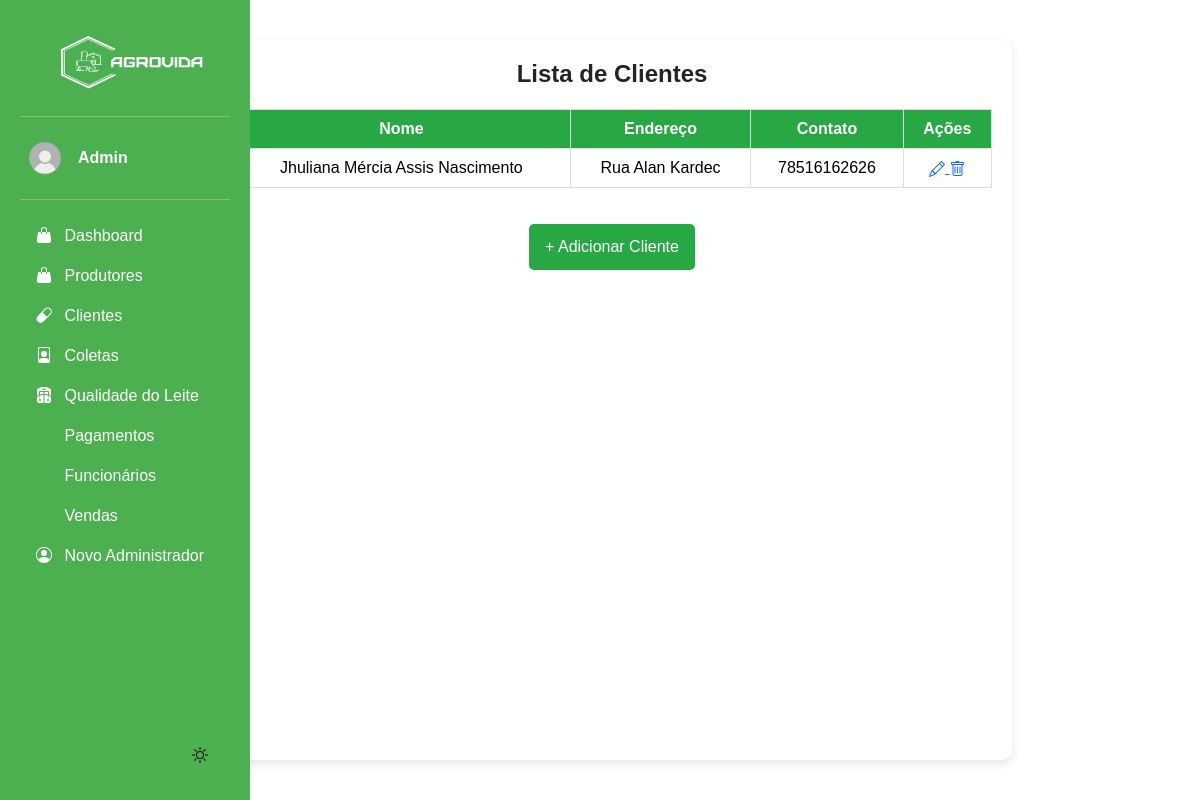
Screenshot of /listar_cliente/ (signed in) with the database file from the repository.
### app/models.py (models this page shows, shortened)
class Cliente(models.Model):
    nome = models.CharField(max_length=100)
    endereco = models.CharField(max_length=255)
    contato = models.CharField(max_length=20)

### app/views.py (the view)
# urls.py: path("listar_cliente/", views.listar_cliente, name="listar_cliente"),
@login_required(login_url='login_index')
def listar_cliente(request):
    clientes = Cliente.objects.all()
    return render(request, 'app/listar_cliente.html', {'clientes': clientes})

### app/templates/app/listar_cliente.html
{% extends "base.html" %}
{% load static %}
{% block content %}
  <div class="container">
      <h2 class="title">Lista de Clientes</h2>
      {% if clientes %}
        <table class="table">
          <thead>
            <tr>
              <th>Nome</th>
              <th>Endereço</th>
              <th>Contato</th>
              <th>Ações</th>
            </tr>
          </thead>
          <tbody>
            {% for cliente in clientes %}
                <tr>
                    <td>{{ cliente.nome }}</td>
                    <td>{{ cliente.endereco }}</td>
                    <td>{{ cliente.contato }}</td>
                    <td>
                      <a href="{% url 'editar_cliente' cliente.id %}">
                        <i class="bi bi-pencil"></i>
                      </a>
                      <a href="{% url 'excluir_cliente' cliente.id %}" onclick="return confirm('Tem certeza que deseja excluir?')">
                        <i class="bi bi-trash"></i>
                      </a>
                    </td>
                </tr>
            {% endfor %}
          </tbody>
        </table>
      {% else %}
        <p class="no-products">Nenhum cliente cadastrado ainda.</p>
      {% endif %}
      <a href="{% url 'cadastrar_cliente' %}" class="btn btn-add">+ Adicionar Cliente</a>
  </div>
{% endblock %}

### base/templates/modulos/sidebar.html (shortened to what this page needs)
{% load static %}
<body>
    <div class="sidebar">
        <img src="{% static 'img/logo.png' %}" alt="Logo" width="200" height="80" class="logo">
        <hr>
            <div class="dropdown">
                <a href="#" class="d-flex align-items-center text-white text-decoration-none" data-bs-toggle="dropdown" aria-expanded="false">
                    <img src="{% static "img/usuario.png" %}" alt="" width="50" height="50" class="rounded-circle me-2">
                    <strong>{{ request.user.first_name }}</strong>
                </a>
            </div>
        <hr>
        <ul class="nav nav-pills flex-column mb-auto">
            <li>
                <a href="{% url "dashboard" %}" class="nav-link text-white">
                    <svg class="bi pe-none me-2" width="16" height="16"><use xlink:href="#produtos"/></svg>
                    Dashboard
                </a>
            </li>
            <li>
                <a href="{% url "listar_produtor" %}" class="nav-link text-white">
                    <svg class="bi pe-none me-2" width="16" height="16"><use xlink:href="#produtos"/></svg>
                    Produtores
                </a>
            </li>
            <li>
                <a href="{% url "listar_cliente" %}" class="nav-link text-white">
                    <svg class="bi pe-none me-2" width="16" height="16"><use xlink:href="#medicamentos"/></svg>
                    Clientes
                </a>
            </li>
            <li>
                <a href="{% url "listar_coleta" %}" class="nav-link text-white">
                    <svg class="bi pe-none me-2" width="16" height="16"><use xlink:href="#funcionarios"/></svg>
                    Coletas
                </a>
            </li>
            <li>
                <a href="{% url "listar_qualidade" %}" class="nav-link text-white">
                    <svg class="bi pe-none me-2" width="16" height="16"><use xlink:href="#fornecedores"/></svg>
                    Qualidade do Leite
                </a>
            </li>
            <li>
                <a href="{% url "listar_pagamentos" %}" class="nav-link text-white">
                    <svg class="bi pe-none me-2" width="16" height="16"><use xlink:href="#"/></svg>
                    Pagamentos
                </a>
            </li>
            <li>
                <a href="{% url "listar_funcionarios" %}" class="nav-link text-white">
                    <svg class="bi pe-none me-2" width="16" height="16"><use xlink:href="#"/></svg>
                    Funcionários
                </a>
            </li>
            <li>
                <a href="{% url "listar_vendas" %}" class="nav-link text-white">
                    <svg class="bi pe-none me-2" width="16" height="16"><use xlink:href="#"/></svg>
                    Vendas
                </a>
            </li>
            <li>
                <a href="{% url 'cadastrar_admin' %}" class="nav-link text-white">
                    <svg class="bi pe-none me-2" width="16" height="16"><use xlink:href="#people-circle"/></svg>
                    Novo Administrador
                </a>
            </li>
        </ul>
        <button id="theme-toggle">
           <svg id="theme-icon" width="24" height="24" fill="currentColor"></svg>
        </button>
    </div>
    <div class="b-example-divider b-example-vr"></div>
</body>

### base/static/css/inicio.css (style rules this page uses)
html, body { font-family: Arial, sans-serif; transition: background 0.3s, color 0.3s; height: 100vh; width: 100vw; margin: 0; display: flex; }
#theme-toggle { display: flex; justify-content: end; align-items: end; border: none; cursor: pointer; background-color: transparent; }
#theme-icon { width: 32px; height: 32px; fill: currentColor; }
.b-example-divider { width: 100%; height: 3rem; }
.b-example-vr { flex-shrink: 0; width: 1.5rem; height: 100vh; }
.bi { vertical-align: -.125em; fill: currentColor; }
.nav-link { color: #222222; }
.sidebar { width: 250px; background: #4CAF50; padding: 20px; height: 100vh; color: white; position: fixed; left: 0; top: 0; bottom: 0; overflow-y: auto; display: flex; flex-direction: column; }
li { display: flex; width: 100%; }
.container { max-width: 800px; margin: 40px auto; padding: 20px; background: #fff; border-radius: 10px; box-shadow: 0 4px 10px rgba(0, 0, 0, 0.1); display: flex; flex-direction: column; height: auto; align-items: stretch; }
.title { text-align: center; font-size: 24px; font-weight: bold; margin-bottom: 20px; }
.table { width: 100%; border-collapse: collapse; }
.table th, .table td { padding: 10px; border: 1px solid #ddd; text-align: center; }
.table th { background-color: #28a745; color: white; }
.btn { padding: 8px 12px; text-decoration: none; border-radius: 5px; transition: all 0.3s ease; }
.btn-add { display: block; width: max-content; margin: 20px auto; background: #28a745; color: white; padding: 10px 15px; font-size: 16px; }

### rows the page displays
Cliente: nome "Jhuliana Mércia Assis Nascimento", endereco "Rua Alan Kardec", contato "78516162626"

### other values shown
{{ request.user.first_name }} "Admin"
